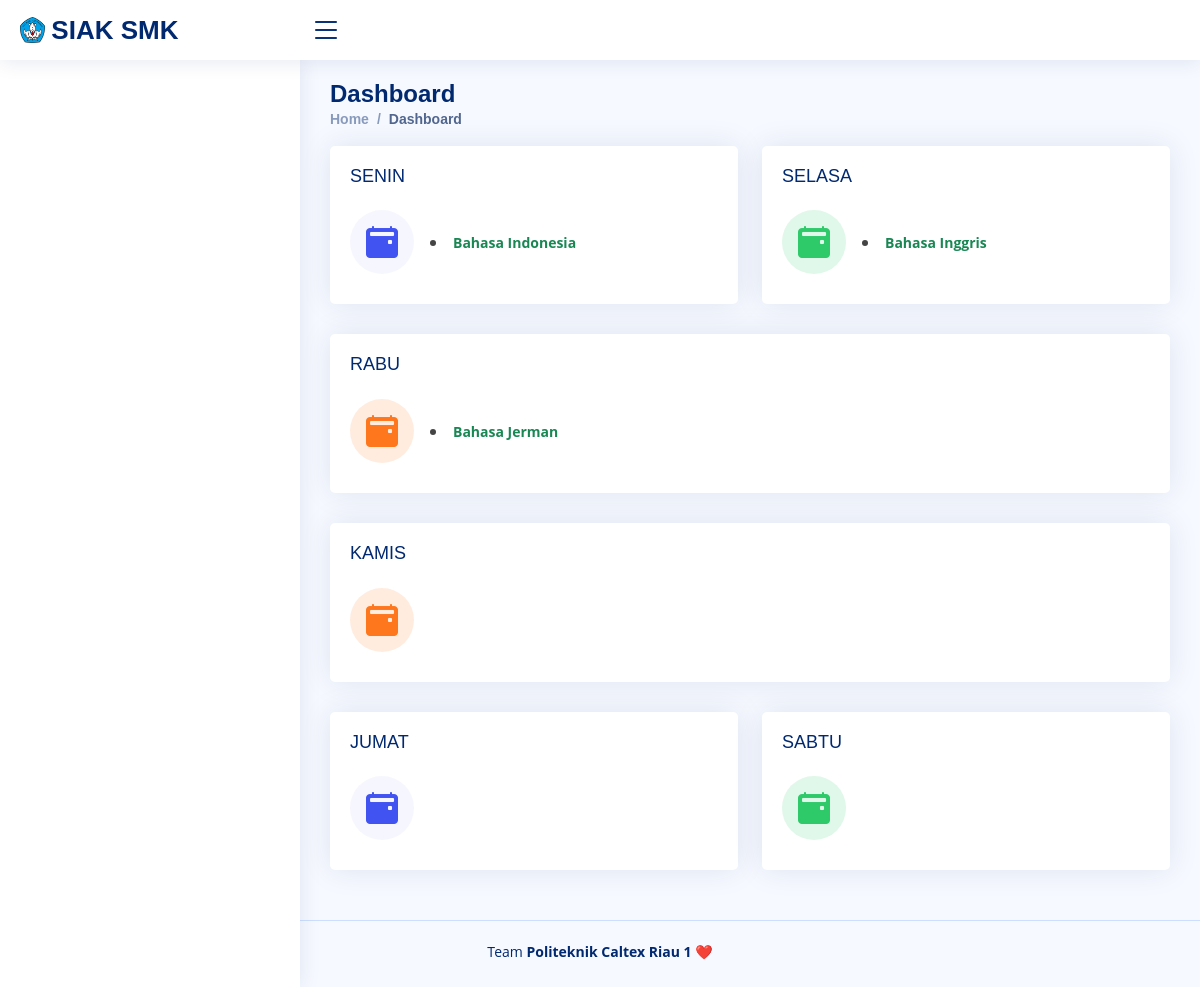
The app's page /index.php/dashboardg with its own data.
### tables this page shows
CREATE TABLE `jadwalpelajaran` (
  `id_jadwal` int(10) NOT NULL,
  `id_kelas` int(10) NOT NULL,
  `id_mapel` int(10) NOT NULL,
  `id_guru` int(100) NOT NULL,
  `tingkat` enum('10','11','12') NOT NULL,
  `hari` varchar(100) NOT NULL,
  `jammasuk` time NOT NULL,
  `jamselesai` time NOT NULL
);

CREATE TABLE `mapel` (
  `id` int(10) NOT NULL,
  `mapel` varchar(50) NOT NULL
);

### application/controllers/DashboardG.php (called while the page is built, shortened)
<?php
class DashboardG extends CI_Controller
{
    public function __construct()
    {
        $this->load->model('Guru_model');
        $this->load->model('Pelajaran_model');
    }
    public function index()
    {
        $data['profil'] = $this->Guru_model->getById(1);
        $data['senin'] = $this->Pelajaran_model->getJadwalByHariGuru('senin');
        $data['selasa'] = $this->Pelajaran_model->getJadwalByHariGuru('selasa');
        $data['rabu'] = $this->Pelajaran_model->getJadwalByHariGuru('rabu');
        $data['kamis'] = $this->Pelajaran_model->getJadwalByHariGuru('kamis');
        $data['jumat'] = $this->Pelajaran_model->getJadwalByHariGuru('jumat');
        $data['sabtu'] = $this->Pelajaran_model->getJadwalByHariGuru('sabtu');
        $this->load->view("layout/header", $data);
        $this->load->view("dashboardg/vw_dashboardg");
        $this->load->view("layout/footer");
    }
}

### index.php (called while the page is built, shortened)
<?php
require_once BASEPATH.'core/CodeIgniter.php';

### application/models/Pelajaran_model.php (called while the page is built, shortened)
<?php
class Pelajaran_model extends CI_Model
{
    public $table = 'jadwalpelajaran';
    public function getJadwalByHariGuru($hari)
    {
        $this->db->from($this->table);
        $this->db->where('hari', $hari);
        $this->db->join('mapel', 'mapel.id = jadwalpelajaran.id_mapel');
        $query = $this->db->get();
        return $query->result_array();
    }
}

### application/views/dashboardg/vw_dashboardg.php (the view, shortened to what this page needs)
<main id="main" class="main">
    <div class="pagetitle">
      <h1>Dashboard</h1>
      <nav>
        <ol class="breadcrumb">
          <li class="breadcrumb-item"><a href="<?= base_url('Dashboard') ?>">Home</a></li>
          <li class="breadcrumb-item active">Dashboard</li>
        </ol>
      </nav>
    </div>
    <section class="section dashboard">
      <div class="row">
        <div class="col-lg-12">
          <div class="row">
            <div class="col-xxl-4 col-md-6">
              <div class="card info-card sales-card">
                <div class="card-body">
                  <h5 class="card-title">SENIN <span></span></h5>
                  <div class="d-flex align-items-center">
                    <div class="card-icon rounded-circle d-flex align-items-center justify-content-center">
                      <i class="bi bi-calendar2-event-fill"></i>
                    </div>
                    <div class="ps-3">
                    <?php foreach ($senin as $sen) : ?>
                                        <li> <span class="text-success small pt-1 fw-bold"><?= $sen['mapel']; ?></span> <span
                                                class="text-muted small pt-2 ps-1"></span> </li>
                                        <?php endforeach; ?>
                    </div>
                  </div>
                </div>
              </div>
            </div>
            <div class="col-xxl-4 col-md-6">
              <div class="card info-card revenue-card">
                <div class="card-body">
                  <h5 class="card-title">SELASA <span></span></h5>
                  <div class="d-flex align-items-center">
                    <div class="card-icon rounded-circle d-flex align-items-center justify-content-center">
                      <i class="bi bi-calendar2-event-fill"></i>
                    </div>
                    <div class="ps-3">
                    <?php foreach ($selasa as $sel) : ?>
                                        <li> <span class="text-success small pt-1 fw-bold"><?= $sel['mapel']; ?></span> <span
                                                class="text-muted small pt-2 ps-1"></span> </li>
                                        <?php endforeach; ?>
                    </div>
                  </div>
                </div>
              </div>
            </div>
            <div class="col-xxl-4 col-xl-12">
              <div class="card info-card customers-card">
                <div class="card-body">
                  <h5 class="card-title">RABU <span></span></h5>
                  <div class="d-flex align-items-center">
                    <div class="card-icon rounded-circle d-flex align-items-center justify-content-center">
                      <i class="bi bi-calendar2-event-fill"></i>
                    </div>
                    <div class="ps-3">
                    <?php foreach ($rabu as $rab) : ?>
                                        <li> <span class="text-success small pt-1 fw-bold"><?= $rab['mapel']; ?></span> <span
                                                class="text-muted small pt-2 ps-1"></span> </li>
                                        <?php endforeach; ?>
                    </div>
                  </div>
                </div>
              </div>
            </div>
               <div class="col-xxl-4 col-xl-12">
              <div class="card info-card customers-card">
                <div class="card-body">
                  <h5 class="card-title">KAMIS<span></span></h5>
                  <div class="d-flex align-items-center">
                    <div class="card-icon rounded-circle d-flex align-items-center justify-content-center">
                      <i class="bi bi-calendar2-event-fill"></i>
                    </div>
                </div>
              </div>
            </div>
                    </div>
            <div class="col-xxl-4 col-md-6">
              <div class="card info-card sales-card">
                <div class="card-body">
                  <h5 class="card-title">JUMAT <span></span></h5>
                  <div class="d-flex align-items-center">
                    <div class="card-icon rounded-circle d-flex align-items-center justify-content-center">
                      <i class="bi bi-calendar2-event-fill"></i>
                    </div>
                  </div>
                </div>
              </div>
            </div>
            <div class="col-xxl-4 col-md-6">
              <div class="card info-card revenue-card">
                <div class="card-body">
                  <h5 class="card-title">SABTU <span></span></h5>
                  <div class="d-flex align-items-center">
                    <div class="card-icon rounded-circle d-flex align-items-center justify-content-center">
                      <i class="bi bi-calendar2-event-fill"></i>
                    </div>
                  </div>
                </div>
              </div>
            </div>
            </div>
          </div>
          </div>
    </section>
  </main>

### assets/css/style.css (style rules this page uses)
:root { scroll-behavior: smooth; }
body { font-family: "Open Sans", sans-serif; background: #f6f9ff; color: #444444; }
a { color: #4154f1; text-decoration: none; }
h1, h2, h3, h4, h5, h6 { font-family: "Nunito", sans-serif; }
#main { margin-top: 60px; padding: 20px 30px; transition: all 0.3s; min-height: 100vh; }
.pagetitle { margin-bottom: 10px; }
.pagetitle h1 { font-size: 24px; margin-bottom: 0; font-weight: 600; color: #012970; }
.card { margin-bottom: 30px; border: none; border-radius: 5px; box-shadow: 0px 0 30px rgba(1, 41, 112, 0.1); margin-left: auto; margin-right: auto; }
.card-title { padding: 20px 0 15px 0; font-size: 18px; font-weight: 500; color: #012970; font-family: "Poppins", sans-serif; }
.card-body { padding: 0 20px 20px 20px; }
.breadcrumb { font-size: 14px; font-family: "Nunito", sans-serif; color: #899bbd; font-weight: 600; }
.breadcrumb a { color: #899bbd; transition: 0.3s; }
.breadcrumb .breadcrumb-item::before { color: #899bbd; }
.breadcrumb .active { color: #51678f; font-weight: 600; }
@media (min-width: 1200px) { #main { margin-left: 300px; } }
.dashboard .info-card { padding-bottom: 10px; }
.dashboard .card-icon { font-size: 32px; line-height: 0; width: 64px; height: 64px; flex-shrink: 0; flex-grow: 0; }
.dashboard .sales-card .card-icon { color: #4154f1; background: #f6f6fe; }
.dashboard .revenue-card .card-icon { color: #2eca6a; background: #e0f8e9; }
.dashboard .customers-card .card-icon { color: #ff771d; background: #ffecdf; }

### records on screen
jadwalpelajaran: id_mapel.mapel "Bahasa Indonesia"
jadwalpelajaran: id_mapel.mapel "Bahasa Inggris"
jadwalpelajaran: id_mapel.mapel "Bahasa Jerman"
